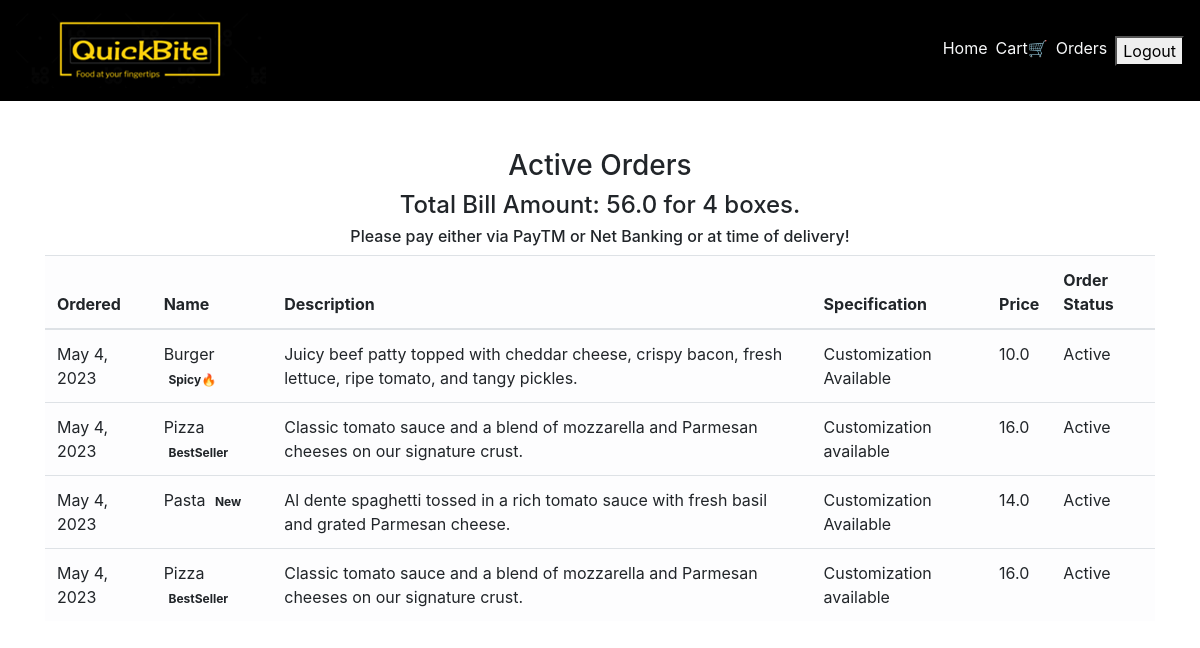
/order_details/ (signed in), run on the app's committed database.
### main/models.py (models this page shows, shortened)
class CartItems(models.Model):
    ORDER_STATUS = (
        ('Active', 'Active'),
        ('Delivered', 'Delivered')
    )
    user = models.ForeignKey(User, on_delete=models.CASCADE)
    item = models.ForeignKey(Item, on_delete=models.CASCADE)
    ordered = models.BooleanField(default=False)
    quantity = models.IntegerField(default=1)
    ordered_date = models.DateField(default=timezone.now)
    status = models.CharField(max_length=20, choices=ORDER_STATUS, default='Active')
    delivery_date = models.DateField(default=timezone.now)
    class Meta:
        verbose_name = 'Cart Item'
        verbose_name_plural = 'Cart Items'

class Item(models.Model):
    LABELS = (
        ('BestSeller', 'BestSeller'),
        ('New', 'New'),
        ('Spicy🔥', 'Spicy🔥'),
    )
    LABEL_COLOUR = (
        ('danger', 'danger'),
        ('success', 'success'),
        ('primary', 'primary'),
        ('info', 'info')
    )
    title = models.CharField(max_length=150)
    description = models.CharField(max_length=250,blank=True)
    price = models.FloatField()
    pieces = models.IntegerField(default=6)
    instructions = models.CharField(max_length=250,default="Jain Option Available")
    image = models.ImageField(default='default.png', upload_to='images/')
    labels = models.CharField(max_length=25, choices=LABELS, blank=True)
    label_colour = models.CharField(max_length=15, choices=LABEL_COLOUR, blank=True)
    slug = models.SlugField(default="sushi_name")
    created_by = models.ForeignKey(User, on_delete=models.CASCADE)

### main/views.py (the view)
# urls.py: path('order_details/', views.order_details, name='order_details'),
@login_required
def order_details(request):
    items = CartItems.objects.filter(user=request.user, ordered=True, status="Active").order_by('-ordered_date')
    cart_items = CartItems.objects.filter(user=request.user, ordered=True, status="Delivered").order_by('-ordered_date')
    bill = items.aggregate(Sum('item__price'))
    number = items.aggregate(Sum('quantity'))
    pieces = items.aggregate(Sum('item__pieces'))
    total = bill.get("item__price__sum")
    count = number.get("quantity__sum")
    total_pieces = pieces.get("item__pieces__sum")
    context = {
        'items': items,
        'cart_items': cart_items,
        'total': total,
        'count': count,
        'total_pieces': total_pieces
    }
    return render(request, 'main/order_details.html', context)

### main/templatetags/get_group.py (called while the page is built)
@register.filter(name='has_group')
def has_group(user, group_name):
    return user.groups.filter(name=group_name).exists()

### main/templates/main/order_details.html
{% extends "main/layout.html" %}
{% block content %}
<div class="cart">
    <div class="container">
        <div class="row">
            <div class="col-sm-12 mt-5">
                <h3 class="text-center">Active Orders</h3>
                {% if items %}
                <h4 class="text-center">Total Bill Amount: {{total}} for {{ count }} boxes.</h4>
                <h6 class="text-center">Please pay either via PayTM or Net Banking or at time of delivery!</h6>
                <div class="table-responsive">
                    <table class="table table-light">
                        <thead>
                        <tr>
                            <th scope="col">Ordered</th>
                            <th scope="col">Name</th>
                            <th scope="col">Description</th>
                            <th scope="col">Specification</th>
                            <th scope="col">Price</th>
                            <th scope="col">Order Status</th>
                        </tr>
                        </thead>
                        <tbody>
                            {% for item_active in items %}
                        <tr>
                            <td>{{ item_active.ordered_date }}</td>
                            <td>{{ item_active.item.title }} <span class="badge badge-{{ item_active.item.label_colour }}">{{ item_active.item.labels }}</span></td>
                            <td>{{ item_active.item.description }}</td>
                            <td>{{ item_active.item.instructions }}</td>
                            <td>{{ item_active.item.price }}</td>
                            <td>{{ item_active.status }}</td>
                        </tr>
                            {% endfor %}
                        </tbody>
                    </table>
                </div>
                {% else %}
                <h4 class="text-center">Sorry, you have not ordered any item yet.</h4>
                {% endif %}
            </div>
        </div>
    </div>
</div>
{% endblock content %}

### data on the page
CartItems: ordered_date "May 4, 2023", item "Burger", item.labels "Spicy🔥", item.description "Juicy beef patty topped with cheddar cheese, crispy bacon, fresh lettuce, ripe tomato, and tangy pickles.", item.instructions "Customization Available", item.price "10.0", status "Active"
CartItems: ordered_date "May 4, 2023", item "Pizza", item.labels "BestSeller", item.description "Classic tomato sauce and a blend of mozzarella and Parmesan cheeses on our signature crust.", item.instructions "Customization available", item.price "16.0", status "Active"
CartItems: ordered_date "May 4, 2023", item "Pasta", item.labels "New", item.description "Al dente spaghetti tossed in a rich tomato sauce with fresh basil and grated Parmesan cheese.", item.instructions "Customization Available", item.price "14.0", status "Active"
CartItems: ordered_date "May 4, 2023", item "Pizza", item.labels "BestSeller", item.description "Classic tomato sauce and a blend of mozzarella and Parmesan cheeses on our signature crust.", item.instructions "Customization available", item.price "16.0", status "Active"

### other printed values
{{ total }} "56.0"
{{ count }} "4"
